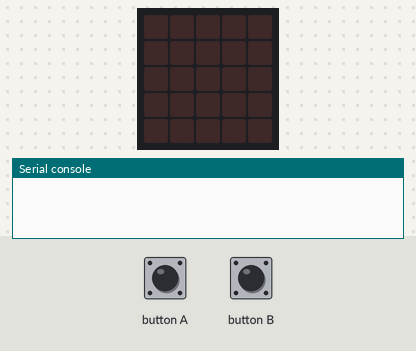
A program run on a simulated BBC micro:bit running MicroPython. On the bench: the board's 5×5 LED display, the last lines printed to the serial console. The inputs (shaded band) are chosen by the test bench. Files the program writes start out absent; no radio messages arrive unless stated (any console line starting 'radio sent:' is added by the test bench).

Above: at 1.2 s.
1.3 s: button A pressed for 0.15 s
At 2.6 s:
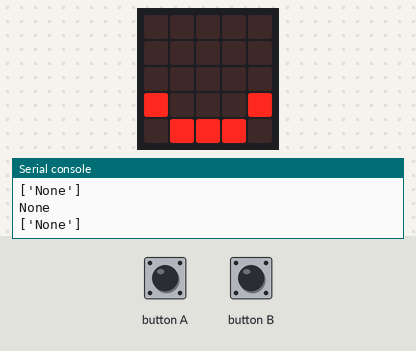
2.9 s: button B pressed for 0.15 s
At 4.2 s:
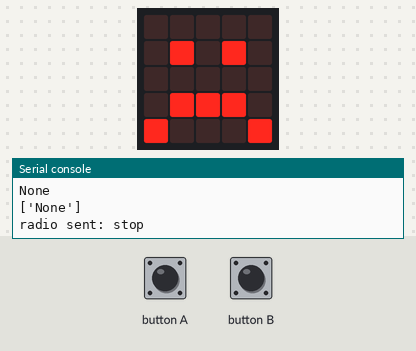
4.5 s: button A pressed for 1 s
At 5.6 s:
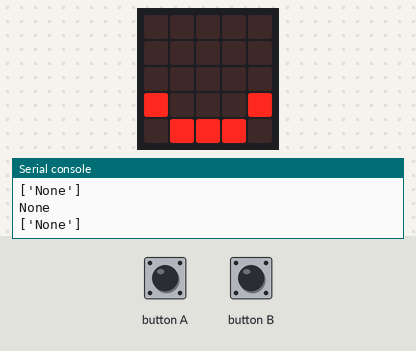
10.1 s: button B pressed for 1 s
At 10.8 s:
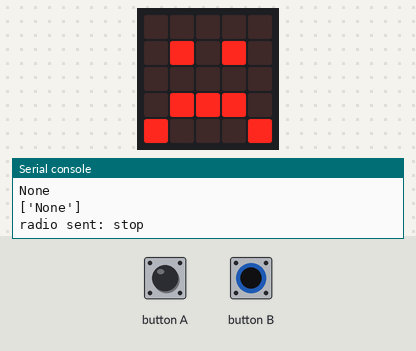
Timing chart, 0 to 13.1 s (numbered marks = the images above; inputs shaded):
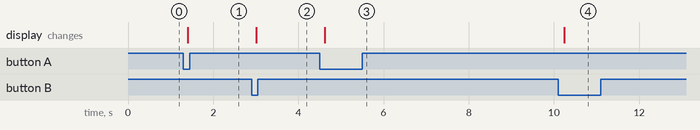

The program:

receiver.py
```python
##
## The Receiver's job is to:
## 1. Notify the Sender to Start/Stop
## 2. Receive Messages from the Sending Microbit.
## NOTE:  Change the Channel number in the Sender and Receiver
##        to prevent overlap from another Microbit
##
from microbit import *
import radio

# Turn on UHF Radio receiver - choose a common channel for sender/receiver
radio.on()
radio.config(channel=19, power=7)

## File stored on Microbit for future download
filename = "datalog.txt"

def receiveData(f):
    '''
        Input:  Radio signal from Sending Rocket
        Process: Extract X,Y,Z acceleration directions from message
        Output:  Writes X,Y,Z acceleration co-ords to datalog file
    '''
    message = radio.receive()
    print(message)
    msg=str(message).split(",")
    print(msg)
    f.write("{}\n".format(msg))
    #x=msg[0]
    #y=msg[1]
    #z=msg[2]
    #print(x,y,z)

#
# Using Button A to start and Button B to instruct the rocket to START or STOP sending data
#
with open(filename,"w") as f:
    start=False
    while True:
        if button_a.was_pressed():
            radio.send("start")
            display.show(Image.SMILE)
            start=True
        if button_b.was_pressed():
            radio.send("stop")
            display.show(Image.SAD)
            start=False
        if start:
            receiveData(f)

        sleep(200)
```

Measured:
- after the input at 1.3 s, the display: changes after 0.10 s (image 1)
- after the input at 2.9 s, the display: changes after 0.11 s (image 2)
- after the input at 4.5 s, the display: changes after 0.11 s (image 3)
- after the input at 10.1 s, the display: changes after 0.14 s (image 4)
